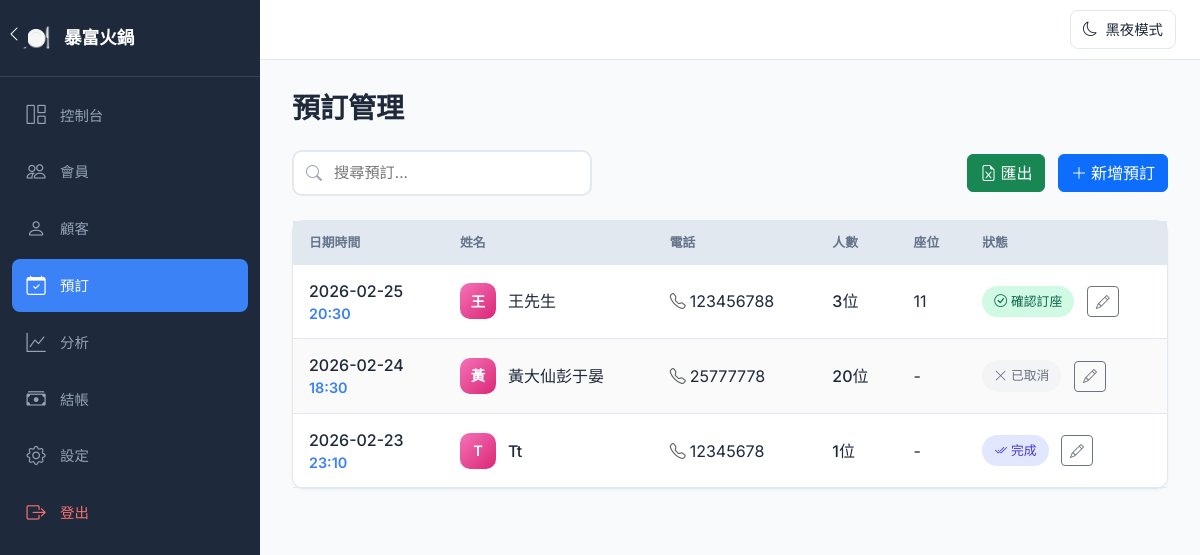
/reservations (signed in), run on the app's committed database.
### app.py (models this page shows)
class Settings(Base):
    __tablename__ = 'settings'
    id = Column(Integer, primary_key=True)
    restaurant_name = Column(String(100), default='我的餐廳')
    dark_mode = Column(Integer, default=0)  # 0 = light, 1 = dark

class Reservation(Base):
    __tablename__ = 'reservations'
    id = Column(Integer, primary_key=True)
    customer_id = Column(Integer, ForeignKey('customers.id'), nullable=True)
    name = Column(String(100), nullable=False)
    phone = Column(String(20), nullable=False)
    email = Column(String(100))
    date = Column(DateTime, nullable=False)
    party_size = Column(Integer, default=1)
    table_number = Column(String(20))
    status = Column(String(20), default='confirmed')  # confirmed, seated, completed, no_show, cancelled
    note = Column(Text)
    created_at = Column(DateTime, default=datetime.utcnow)
    created_by_employee_id = Column(Integer, ForeignKey('employees.id'))

### app.py (the view, shortened to what this page needs)
@app.route('/reservations')
@login_required
def reservations():
    db = get_db_session()
    date_filter = request.args.get('date')
    search = request.args.get('search', '').strip()
    query = db.query(Reservation)
    if search:
        query = query.filter(
            (Reservation.name.like(f'%{search}%')) |
            (Reservation.phone.like(f'%{search}%'))
        )
    reservations_list = query.order_by(Reservation.date.desc()).limit(50).all()
    reservation_counts = {}
    for res in reservations_list:
        phone = res.phone
        if phone:
            if phone not in reservation_counts:
                reservation_counts[phone] = db.query(Reservation).filter(Reservation.phone == phone).count()
    db.close()
    return render_template('reservations.html', reservations=reservations_list, search=search, reservation_counts=reservation_counts)

### app.py (called while the page is built)
@app.after_request
def add_header(response):
    response.headers['Cache-Control'] = 'no-cache, no-store, must-revalidate'
    response.headers['Pragma'] = 'no-cache'
    response.headers['Expires'] = '0'
    return response

@app.context_processor
def inject_dark_mode():
    db = get_db_session()
    settings_obj = db.query(Settings).first()
    dark_mode = settings_obj.dark_mode if settings_obj else 0
    restaurant_name = settings_obj.restaurant_name if settings_obj else '我的餐廳'
    db.close()
    return dict(dark_mode=dark_mode, restaurant_name=restaurant_name)

def get_db_session():
    return Session()

def login_required(f):
    @wraps(f)
    def decorated_function(*args, **kwargs):
        if 'employee_id' not in session:
            return redirect(url_for('login'))
        return f(*args, **kwargs)
    return decorated_function

### templates/reservations.html (shortened to what this page needs)
{% extends "base.html" %}
{% block content %}
<h1 class="page-title">預訂管理</h1>
<div class="d-flex justify-content-between align-items-center mb-4">
    <form method="GET" action="{{ url_for('reservations') }}" class="search-box" style="display: flex; align-items: center; width: 300px;">
        <i class="bi bi-search" style="position: absolute; left: 14px; color: #9ca3af;"></i>
        <input type="text" name="search" placeholder="搜尋預訂..." class="search-input" value="{{ search or '' }}" style="padding-left: 40px;">
    </form>
    <div>
        <a href="{{ url_for('export_data', type='reservations') }}" class="btn btn-success me-2">
            <i class="bi bi-file-earmark-excel me-1"></i>匯出
        </a>
        <a href="{{ url_for('add_reservation') }}" class="btn btn-primary">
            <i class="bi bi-plus-lg me-1"></i>新增預訂
        </a>
    </div>
</div>
<div class="custom-card">
    <div class="table-responsive">
        <table class="custom-table">
            <thead>
                <tr>
                    <th>日期時間</th>
                    <th>姓名</th>
                    <th>電話</th>
                    <th>人數</th>
                    <th>座位</th>
                    <th>狀態</th>
                </tr>
            </thead>
            <tbody>
                {% for res in reservations %}
                <tr>
                    <td>
                        <div class="datetime">
                            <span class="date">{{ res.date.strftime('%Y-%m-%d') }}</span>
                            <span class="time">{{ res.date.strftime('%H:%M') }}</span>
                        </div>
                    </td>
                    <td>
                        <div class="customer-info">
                            <div class="customer-avatar" style="background: linear-gradient(135deg, #f472b6, #db2777);">
                                {{ res.name[0] }}
                            </div>
                            <span class="customer-name">{{ res.name }}</span>
                        </div>
                    </td>
                    <td><i class="bi bi-telephone me-1 text-muted"></i>{{ res.phone }}
                    </td>
                    <td><span class="party-size">{{ res.party_size }}位</span></td>
                    <td>{{ res.table_number or '-' }}</td>
                    <td>
                        <div class="status-cell">
                            {% if res.status == 'booked' %}
                            <span class="status-badge booked"><i class="bi bi-bookmark me-1"></i>已預約</span>
                            {% elif res.status == 'confirmed' %}
                            <span class="status-badge confirmed"><i class="bi bi-check-circle me-1"></i>確認訂座</span>
                            {% elif res.status == 'seated' %}
                            <span class="status-badge seated"><i class="bi bi-people me-1"></i>已入座</span>
                            {% elif res.status == 'completed' %}
                            <span class="status-badge completed"><i class="bi bi-check2-all me-1"></i>完成</span>
                            {% elif res.status == 'no_show' %}
                            <span class="status-badge no-show"><i class="bi bi-x-circle me-1"></i>No-Show</span>
                            {% elif res.status == 'cancelled' %}
                            <span class="status-badge cancelled"><i class="bi bi-x-lg me-1"></i>已取消</span>
                            {% else %}
                            <span class="status-badge">{{ res.status }}</span>
                            {% endif %}
                        </div>
                        <div class="quick-actions">
                            <div class="dropdown">
                                <button class="btn btn-sm btn-outline-secondary dropdown-toggle" type="button" data-bs-toggle="dropdown">
                                    <i class="bi bi-pencil"></i>
                                </button>
                            </div>
                        </div>
                    </td>
                </tr>
                {% endfor %}
            </tbody>
        </table>
    </div>
</div>
{% endblock %}

### templates/base.html (shortened to what this page needs)
<!DOCTYPE html>
<html lang="zh-HK">
<head>
    <link href="https://cdn.jsdelivr.net/npm/bootstrap@5.3.3/dist/css/bootstrap.min.css" rel="stylesheet">
    <link rel="stylesheet" href="https://cdn.jsdelivr.net/npm/bootstrap-icons@1.11.0/font/bootstrap-icons.css">
</head>
<body>
    <nav id="sidebar">
        <div class="sidebar-brand">
            <span class="sidebar-brand-icon">🍽️</span>
            <span class="sidebar-brand-text">{{ restaurant_name|default('暴富火鍋') }}</span>
        </div>
        <ul class="sidebar-menu">
            <li class="sidebar-menu-item">
                <a href="{{ url_for('dashboard') }}" class="sidebar-menu-link {% if request.endpoint == 'dashboard' %}active{% endif %}">
                    <i class="bi bi-grid-1x2"></i><span>控制台</span>
                </a>
            </li>
            <li class="sidebar-menu-item">
                <a href="{{ url_for('members') }}" class="sidebar-menu-link {% if request.endpoint in ['members', 'add_member', 'edit_member', 'topup_member'] %}active{% endif %}">
                    <i class="bi bi-people"></i><span>會員</span>
                </a>
            </li>
            <li class="sidebar-menu-item">
                <a href="{{ url_for('customers') }}" class="sidebar-menu-link {% if request.endpoint in ['customers', 'add_customer', 'edit_customer'] %}active{% endif %}">
                    <i class="bi bi-person"></i><span>顧客</span>
                </a>
            </li>
            <li class="sidebar-menu-item">
                <a href="{{ url_for('reservations') }}" class="sidebar-menu-link {% if request.endpoint in ['reservations', 'add_reservation'] %}active{% endif %}">
                    <i class="bi bi-calendar-check"></i><span>預訂</span>
                </a>
            </li>
            <li class="sidebar-menu-item">
                <a href="{{ url_for('analytics') }}" class="sidebar-menu-link {% if request.endpoint == 'analytics' %}active{% endif %}">
                    <i class="bi bi-graph-up"></i><span>分析</span>
                </a>
            </li>
            <li class="sidebar-menu-item">
                <a href="{{ url_for('checkout') }}" class="sidebar-menu-link {% if request.endpoint in ['checkout', 'checkout_result'] %}active{% endif %}">
                    <i class="bi bi-cash-stack"></i><span>結帳</span>
                </a>
            </li>
            <li class="sidebar-menu-item">
                <a href="{{ url_for('settings') }}" class="sidebar-menu-link {% if request.endpoint == 'settings' %}active{% endif %}">
                    <i class="bi bi-gear"></i><span>設定</span>
                </a>
            </li>
            <li class="sidebar-menu-item" style="margin-top: auto;">
                <a href="{{ url_for('logout') }}" class="sidebar-menu-link" style="color: #f87171;">
                    <i class="bi bi-box-arrow-right"></i><span>登出</span>
                </a>
            </li>
        </ul>
    </nav>
    <button id="sidebarToggle" onclick="toggleSidebar()">
        <i class="bi bi-chevron-left"></i>
    </button>
    <div class="top-bar">
        <button class="theme-toggle" onclick="toggleTheme()">
            <i class="bi bi-moon" id="themeIcon"></i>
            <span id="themeText">黑夜模式</span>
        </button>
    </div>
    <main id="mainContent">
        {% block content %}{% endblock %}
    </main>
</body>
</html>

### templates/base.html (style rules this page uses)
* { box-sizing: border-box; }
:root { --sidebar-width: 260px; --sidebar-collapsed: 72px; --sidebar-bg: #1e293b; --sidebar-hover: #334155; --sidebar-active: #3b82f6; --bg-color: #f8fafc; --card-bg: #ffffff; --text-color: #1e293b; --border-color: #e2e8f0; }
body { font-family: 'Inter', -apple-system, sans-serif; margin: 0; background: var(--bg-color); color: var(--text-color); transition: background 0.3s, color 0.3s; }
#sidebar { position: fixed; top: 0; left: 0; width: var(--sidebar-width); height: 100vh; background: var(--sidebar-bg); z-index: 1000; overflow: hidden; display: flex; flex-direction: column; transition: width 0.3s ease; }
.sidebar-brand { padding: 20px; border-bottom: 1px solid #334155; display: flex; align-items: center; gap: 12px; color: #fff; font-size: 1.1rem; font-weight: 600; white-space: nowrap; }
.sidebar-brand-icon { font-size: 1.5rem; min-width: 32px; text-align: center; }
.sidebar-menu { list-style: none; padding: 12px; margin: 0; flex: 1; }
.sidebar-menu-item { margin-bottom: 4px; }
.sidebar-menu-link { display: flex; align-items: center; gap: 12px; padding: 12px; color: #94a3b8; text-decoration: none; border-radius: 8px; font-weight: 500; font-size: 0.9rem; white-space: nowrap; transition: all 0.2s; }
.sidebar-menu-link.active { background: var(--sidebar-active); color: #fff; }
.sidebar-menu-link i { font-size: 1.2rem; min-width: 24px; text-align: center; }
#sidebarToggle { position: fixed; top: 20px; width: 28px; height: 28px; background: var(--sidebar-bg); border: none; border-radius: 6px; color: #fff; cursor: pointer; z-index: 1001; transition: left 0.3s ease, transform 0.3s ease; display: flex; align-items: center; justify-content: center; }
.top-bar { position: fixed; top: 0; left: var(--sidebar-width); right: 0; height: 60px; background: var(--card-bg); border-bottom: 1px solid var(--border-color); display: flex; align-items: center; justify-content: flex-end; padding: 0 24px; z-index: 999; transition: left 0.3s ease; }
.theme-toggle { background: none; border: 1px solid var(--border-color); border-radius: 8px; padding: 8px 12px; cursor: pointer; color: var(--text-color); display: flex; align-items: center; gap: 8px; font-size: 0.9rem; transition: all 0.2s; }
#mainContent { margin-left: var(--sidebar-width); margin-top: 60px; padding: 32px; min-height: calc(100vh - 60px); transition: margin-left 0.3s ease; }
.page-title { font-size: 1.75rem; font-weight: 600; margin-bottom: 24px; }
.custom-card { background: var(--card-bg); border: 1px solid var(--border-color); border-radius: 12px; box-shadow: 0 1px 3px rgba(0,0,0,0.05); }
.custom-table { width: 100%; border-collapse: collapse; }
.custom-table th { background: var(--border-color); padding: 12px 16px; font-weight: 600; font-size: 0.8rem; text-transform: uppercase; color: #64748b; text-align: left; }
.custom-table td { padding: 14px 16px; border-bottom: 1px solid var(--border-color); }

### templates/reservations.html (style rules this page uses)
.search-box { position: relative; width: 300px; }
.search-box i { position: absolute; left: 14px; top: 50%; transform: translateY(-50%); color: #9ca3af; }
.search-input { width: 100%; padding: 10px 14px 10px 40px; border: 2px solid var(--border-color); border-radius: 10px; font-size: 0.95rem; background: var(--card-bg); color: var(--text-color); transition: all 0.2s; }
.datetime { display: flex; flex-direction: column; }
.datetime .date { font-weight: 500; }
.datetime .time { font-size: 0.9rem; color: #3b82f6; font-weight: 600; }
.customer-info { display: flex; align-items: center; gap: 12px; }
.customer-avatar { width: 36px; height: 36px; border-radius: 10px; display: flex; align-items: center; justify-content: center; color: white; font-weight: 600; font-size: 0.9rem; }
.customer-name { font-weight: 500; }
.party-size { font-weight: 500; }
.status-badge { display: inline-flex; align-items: center; padding: 6px 12px; border-radius: 20px; font-size: 0.8rem; font-weight: 500; }
.status-cell { display: inline-block; margin-right: 8px; }
.quick-actions { display: inline-block; vertical-align: middle; }
.quick-actions .dropdown-toggle::after { display: none; }
.status-badge.confirmed { background: #d1fae5; color: #065f46; }
.status-badge.completed { background: #e0e7ff; color: #4338ca; }
.status-badge.cancelled { background: #f3f4f6; color: #6b7280; }
.custom-table tbody tr:nth-child(even) { background: rgba(0,0,0,0.02); }

### data on the page
Settings: restaurant_name "暴富火鍋"
Reservation: date "2026-02-25", date "20:30", name "王", name "王先生", phone "123456788", party_size "3", table_number "11", status "confirmed" (drawn)
Reservation: date "2026-02-24", date "18:30", name "黃", name "黃大仙彭于晏", phone "25777778", party_size "20", table_number "-", status "cancelled" (drawn)
Reservation: date "2026-02-23", date "23:10", name "T", name "Tt", phone "12345678", party_size "1", table_number "-", status "completed" (drawn)
